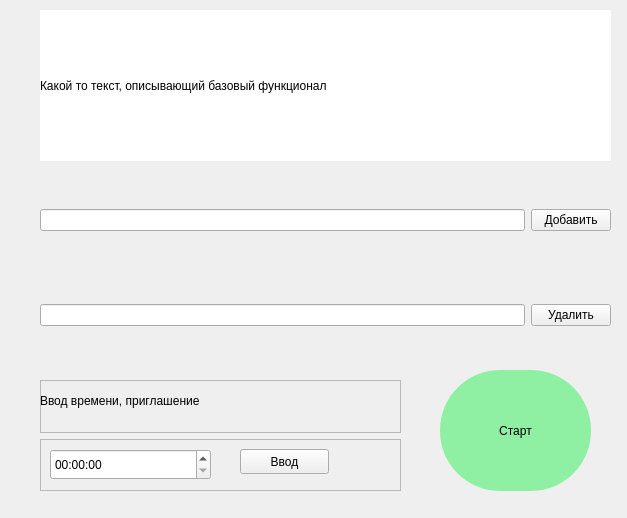
<?xml version="1.0" encoding="UTF-8"?>
<ui version="4.0">
 <class>MainWindow</class>
 <widget class="QMainWindow" name="MainWindow">
  <property name="geometry">
   <rect>
    <x>0</x>
    <y>0</y>
    <width>627</width>
    <height>518</height>
   </rect>
  </property>
  <property name="minimumSize">
   <size>
    <width>627</width>
    <height>518</height>
   </size>
  </property>
  <property name="maximumSize">
   <size>
    <width>627</width>
    <height>518</height>
   </size>
  </property>
  <property name="windowTitle">
   <string>MainWindow</string>
  </property>
  <property name="autoFillBackground">
   <bool>false</bool>
  </property>
  <property name="styleSheet">
   <string notr="true"/>
  </property>
  <widget class="QWidget" name="centralwidget">
   <property name="styleSheet">
    <string notr="true"/>
   </property>
   <widget class="QLabel" name="MainTextAboutUsage">
    <property name="geometry">
     <rect>
      <x>40</x>
      <y>10</y>
      <width>571</width>
      <height>151</height>
     </rect>
    </property>
    <property name="mouseTracking">
     <bool>false</bool>
    </property>
    <property name="styleSheet">
     <string notr="true">background-color: #ffffff</string>
    </property>
    <property name="text">
     <string>Какой то текст, описывающий базовый функционал</string>
    </property>
   </widget>
   <widget class="QWidget" name="horizontalLayoutWidget">
    <property name="geometry">
     <rect>
      <x>40</x>
      <y>190</y>
      <width>571</width>
      <height>61</height>
     </rect>
    </property>
    <layout class="QHBoxLayout" name="AddLinkGroup">
     <item>
      <widget class="QLineEdit" name="add_link_entry"/>
     </item>
     <item>
      <widget class="QPushButton" name="add_link_entry_button">
       <property name="text">
        <string>Добавить</string>
       </property>
      </widget>
     </item>
    </layout>
   </widget>
   <widget class="QWidget" name="horizontalLayoutWidget_2">
    <property name="geometry">
     <rect>
      <x>40</x>
      <y>280</y>
      <width>571</width>
      <height>71</height>
     </rect>
    </property>
    <layout class="QHBoxLayout" name="DeleteLinkGroup">
     <item>
      <widget class="QLineEdit" name="delete_link_entry"/>
     </item>
     <item>
      <widget class="QPushButton" name="delete_link_button">
       <property name="text">
        <string>Удалить</string>
       </property>
      </widget>
     </item>
    </layout>
   </widget>
   <widget class="QWidget" name="verticalLayoutWidget">
    <property name="geometry">
     <rect>
      <x>40</x>
      <y>380</y>
      <width>361</width>
      <height>111</height>
     </rect>
    </property>
    <layout class="QVBoxLayout" name="verticalLayout">
     <item>
      <widget class="QFrame" name="frame">
       <property name="frameShape">
        <enum>QFrame::StyledPanel</enum>
       </property>
       <property name="frameShadow">
        <enum>QFrame::Raised</enum>
       </property>
       <widget class="QLabel" name="label_2">
        <property name="geometry">
         <rect>
          <x>0</x>
          <y>0</y>
          <width>211</width>
          <height>41</height>
         </rect>
        </property>
        <property name="text">
         <string>Ввод времени, приглашение</string>
        </property>
       </widget>
      </widget>
     </item>
     <item>
      <widget class="QFrame" name="frame_2">
       <property name="frameShape">
        <enum>QFrame::StyledPanel</enum>
       </property>
       <property name="frameShadow">
        <enum>QFrame::Raised</enum>
       </property>
       <widget class="QTimeEdit" name="timeEdit">
        <property name="geometry">
         <rect>
          <x>10</x>
          <y>10</y>
          <width>161</width>
          <height>31</height>
         </rect>
        </property>
        <property name="styleSheet">
         <string notr="true">font: 75 20pt &quot;Tlwg Typo&quot;;</string>
        </property>
       </widget>
       <widget class="QPushButton" name="pushButton">
        <property name="geometry">
         <rect>
          <x>200</x>
          <y>10</y>
          <width>89</width>
          <height>25</height>
         </rect>
        </property>
        <property name="text">
         <string>Ввод</string>
        </property>
       </widget>
      </widget>
     </item>
    </layout>
   </widget>
   <widget class="QPushButton" name="start_button">
    <property name="geometry">
     <rect>
      <x>440</x>
      <y>370</y>
      <width>151</width>
      <height>121</height>
     </rect>
    </property>
    <property name="styleSheet">
     <string notr="true">background-color: rgb(143, 240, 164);
border-style: outset;
border-radius: 60px;
padding: 4px;</string>
    </property>
    <property name="text">
     <string>Старт</string>
    </property>
    <property name="checkable">
     <bool>false</bool>
    </property>
   </widget>
   <zorder>horizontalLayoutWidget</zorder>
   <zorder>horizontalLayoutWidget_2</zorder>
   <zorder>MainTextAboutUsage</zorder>
   <zorder>verticalLayoutWidget</zorder>
   <zorder>start_button</zorder>
  </widget>
 </widget>
 <resources/>
 <connections/>
</ui>
